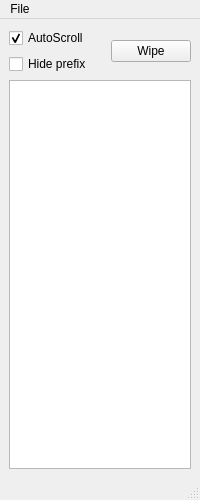
<?xml version="1.0" encoding="UTF-8"?>
<ui version="4.0">
 <class>View</class>
 <widget class="QMainWindow" name="View">
  <property name="geometry">
   <rect>
    <x>0</x>
    <y>0</y>
    <width>200</width>
    <height>500</height>
   </rect>
  </property>
  <property name="minimumSize">
   <size>
    <width>200</width>
    <height>200</height>
   </size>
  </property>
  <property name="windowTitle">
   <string>SerialView</string>
  </property>
  <property name="windowIcon">
   <iconset resource="resources.qrc">
    <normaloff>:/icons/main icon</normaloff>:/icons/main icon</iconset>
  </property>
  <widget class="QWidget" name="centralwidget">
   <layout class="QHBoxLayout" name="horizontalLayout">
    <item>
     <layout class="QVBoxLayout" name="verticalLayout">
      <item>
       <layout class="QHBoxLayout" name="horizontalLayout_2">
        <item>
         <layout class="QVBoxLayout" name="verticalLayout_2">
          <item>
           <widget class="QCheckBox" name="checkAutoScroll">
            <property name="text">
             <string>AutoScroll</string>
            </property>
            <property name="checked">
             <bool>true</bool>
            </property>
           </widget>
          </item>
          <item>
           <widget class="QCheckBox" name="checkPrefixHide">
            <property name="text">
             <string>Hide prefix</string>
            </property>
           </widget>
          </item>
         </layout>
        </item>
        <item>
         <spacer name="horizontalSpacer">
          <property name="orientation">
           <enum>Qt::Horizontal</enum>
          </property>
          <property name="sizeHint" stdset="0">
           <size>
            <width>40</width>
            <height>20</height>
           </size>
          </property>
         </spacer>
        </item>
        <item>
         <widget class="QPushButton" name="buttonWipe">
          <property name="text">
           <string>Wipe</string>
          </property>
         </widget>
        </item>
       </layout>
      </item>
      <item>
       <widget class="QTextEdit" name="textInput">
        <property name="font">
         <font>
          <family>Courier</family>
          <pointsize>9</pointsize>
         </font>
        </property>
        <property name="undoRedoEnabled">
         <bool>false</bool>
        </property>
        <property name="lineWrapMode">
         <enum>QTextEdit::NoWrap</enum>
        </property>
        <property name="readOnly">
         <bool>true</bool>
        </property>
       </widget>
      </item>
     </layout>
    </item>
   </layout>
  </widget>
  <widget class="QMenuBar" name="menubar">
   <property name="geometry">
    <rect>
     <x>0</x>
     <y>0</y>
     <width>200</width>
     <height>21</height>
    </rect>
   </property>
   <widget class="QMenu" name="menuFile">
    <property name="title">
     <string>File</string>
    </property>
    <addaction name="actionSave"/>
    <addaction name="separator"/>
    <addaction name="actionClose"/>
   </widget>
   <addaction name="menuFile"/>
  </widget>
  <widget class="QStatusBar" name="statusbar"/>
  <action name="actionSave">
   <property name="text">
    <string>Save</string>
   </property>
  </action>
  <action name="actionClose">
   <property name="text">
    <string>Close</string>
   </property>
  </action>
 </widget>
 <resources>
  <include location="resources.qrc"/>
 </resources>
 <connections/>
</ui>
